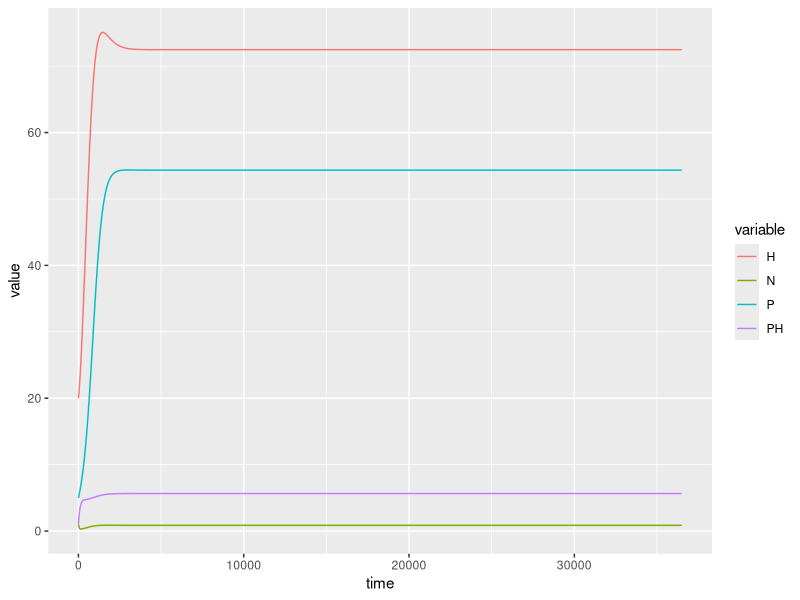

The R script that drew this image:
library(tidyverse)


H_mort <- 0.1
P_mort <- 0.1
Vm = 2    # max phtyoplankton growth rate
Rm = 1.1  # max fish ingestion rate, 1.1
ks = 1 # half-saturation constant for phytoplankton N uptake 
m = 0.1      # phytoplankton mortality
kg = 12      # grazing half saturation or (1/Ivlev constant)
y = 0.1  # unassimilated phytoplankton fraction
#g = 0.001      # fish mortality
e <- 0.2
r_H <- 0.3
r_P <- 0.3
b <- 0.3
c <- 0.5
d <- 100
K_P <- 50
K_H <- 100


ingestion <- function(predation_type, kg, P){
  if (predation_type == 'quadratic'){
    I = P^2/(kg^2+P^2)
  }   
  else if (predation_type == 'Ivlev'){
    I = 1-exp(-kg^P) 
  }
  else if (predation_type == 'M-P'){
    I = kg^-1*P*(1-exp(-kg^-1*P))
  }
  else {
    I = P/(kg+P) 
  }
  return(I)
}
predation_type = 'M-P'


dt = 0.01
timesteps = 365*100

prod <- array(NA, dim = c(timesteps))
pmort <- array(NA, dim = c(timesteps))
grazing <- array(NA, dim = c(timesteps))
PH <- array(NA, dim = c(timesteps))
N <- array(NA, dim = c(timesteps))
H <- array(NA, dim = c(timesteps))
P <- array(NA, dim = c(timesteps))

PH[1] <- 1
N[1] <- 1
H[1] <- 20
P[1] <- 5

#LOOP
#Rm (max fish ingestion rate) and Vm (max phyto growth rate) are daily rates i think
#growth rate of of Predator is annual
#conversion of phytoplankton to herbivore biomass

for(t in 2:timesteps){
prod[t-1] = PH[t-1] * ((Vm * N[t-1])/ ks + N[t-1])
pmort[t-1] = PH[t-1] * m
grazing[t-1] = Rm * ingestion(predation_type, kg, PH[t-1]) * H[t-1]

PH[t] = PH[t-1] + (prod[t-1] - pmort[t-1] - grazing[t-1]) *dt
N[t] = N[t-1] + ((-prod[t-1] + pmort[t-1] + y*grazing[t-1] + (H_mort * H[t-1]) + 
                    (P_mort * P[t-1])) *dt)

#H[t] = H[t-1] + (((1-y) * grazing[t-1]) * (1 - H[t-1] / K_H) - (H_mort*H[t-1]) - 
 #                  (c * H[t-1] * P[t-1] / (d + H[t-1]))) * dt

#H[t] = H[t-1] + (((1-y) * grazing[t-1]) * (1 - H[t-1] / K_H) - (H_mort*H[t-1]) -
 #                  (c * H[t-1] * P[t-1]) / (d + H[t-1])
  #               ) * dt

H[t] = H[t-1] + ((r_H * H[t-1]) * (1 - H[t-1] / K_H) + ((1-y) * grazing[t-1]) - (H_mort*H[t-1]) -
                   (c * H[t-1] * P[t-1]) / (d + H[t-1])
) * dt

#P[t] = P[t-1] + (e * c * H[t-1] * P[t-1] / (d + H[t-1]) - (P_mort*P[t-1])) * dt

P[t] = P[t-1] + (r_P * P[t-1] * (1 - P[t-1] / K_P) - (P_mort*P[t-1]) +
                   (b * H[t-1] * P[t-1]) / (d + H[t-1])
                ) * dt
}


df <- data.frame(N, PH, H, P)
time <- c(1:timesteps)
df <- cbind(df, time)
df_long <- df %>% pivot_longer(N:P, names_to = "variable", values_to = "value")

ggplot(data=df_long, aes(x=time, y = value, col=variable)) + geom_line()

